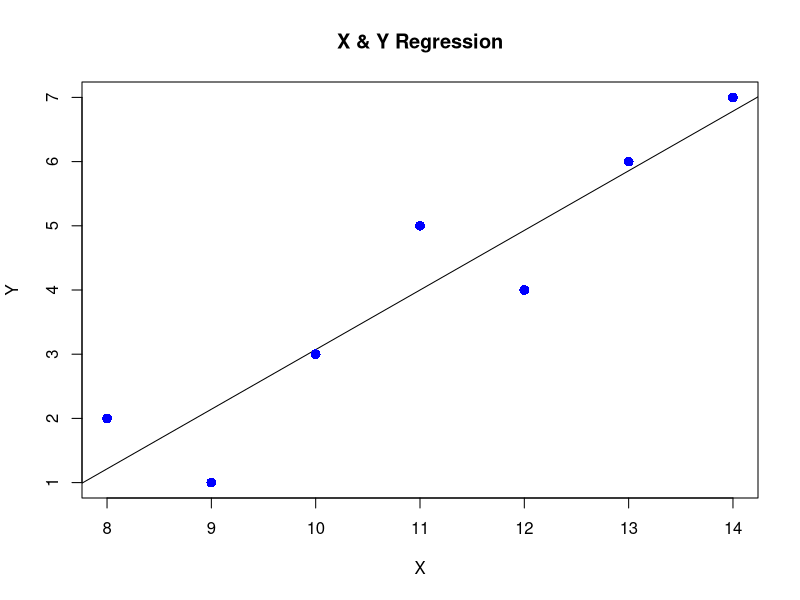
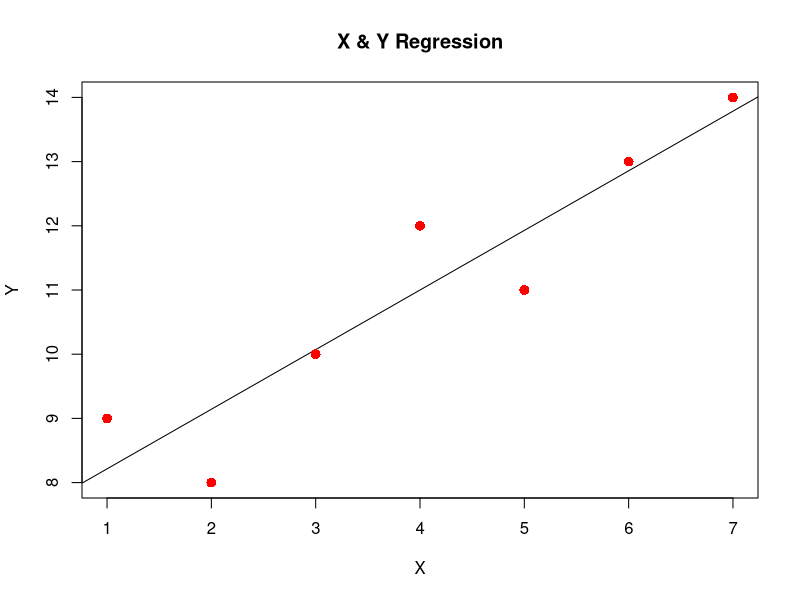

Here is the R script that generated these plots, in order:
x<-c(1,2,3,4,5,6,7)
y<-c(9,8,10,12,11,13,14)
model<-lm(x~y)
summary(model)
plot(y, x, col = "blue", main = "X & Y Regression", abline(lm(x~y)), cex = 1.3, pch = 16, xlab =
       "X", ylab = "Y")
model=lm(y~x)
summary(model)
plot(x, y, col = "red", main = "X & Y Regression", abline(lm(y~x)), cex = 1.3, pch = 16, xlab =
       "X", ylab = "Y")